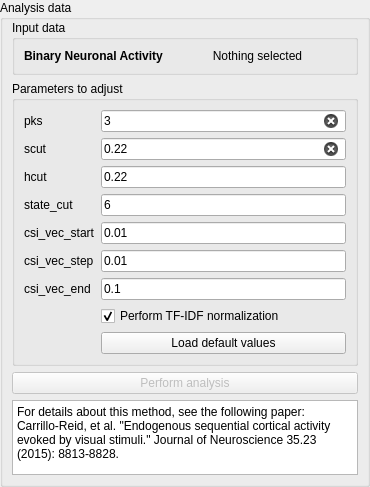
         <widget class="QWidget" name="widget_6" native="true">
          <property name="sizePolicy">
           <sizepolicy hsizetype="Maximum" vsizetype="Expanding">
            <horstretch>0</horstretch>
            <verstretch>0</verstretch>
           </sizepolicy>
          </property>
          <layout class="QVBoxLayout" name="verticalLayout_42">
           <property name="spacing">
            <number>0</number>
           </property>
           <property name="leftMargin">
            <number>0</number>
           </property>
           <property name="topMargin">
            <number>0</number>
           </property>
           <property name="rightMargin">
            <number>0</number>
           </property>
           <property name="bottomMargin">
            <number>0</number>
           </property>
           <item>
            <widget class="QGroupBox" name="groupBox_17">
             <property name="sizePolicy">
              <sizepolicy hsizetype="Preferred" vsizetype="Expanding">
               <horstretch>0</horstretch>
               <verstretch>0</verstretch>
              </sizepolicy>
             </property>
             <property name="minimumSize">
              <size>
               <width>370</width>
               <height>0</height>
              </size>
             </property>
             <property name="maximumSize">
              <size>
               <width>370</width>
               <height>16777215</height>
              </size>
             </property>
             <property name="title">
              <string>Analysis data</string>
             </property>
             <layout class="QVBoxLayout" name="verticalLayout_12">
              <property name="leftMargin">
               <number>9</number>
              </property>
              <property name="topMargin">
               <number>0</number>
              </property>
              <property name="rightMargin">
               <number>9</number>
              </property>
              <property name="bottomMargin">
               <number>9</number>
              </property>
              <item>
               <widget class="QGroupBox" name="groupBox_14">
                <property name="sizePolicy">
                 <sizepolicy hsizetype="Expanding" vsizetype="Minimum">
                  <horstretch>0</horstretch>
                  <verstretch>0</verstretch>
                 </sizepolicy>
                </property>
                <property name="minimumSize">
                 <size>
                  <width>0</width>
                  <height>0</height>
                 </size>
                </property>
                <property name="maximumSize">
                 <size>
                  <width>16777215</width>
                  <height>16777215</height>
                 </size>
                </property>
                <property name="title">
                 <string>Input data</string>
                </property>
                <layout class="QFormLayout" name="formLayout_2">
                 <item row="0" column="0">
                  <widget class="QLabel" name="label_8">
                   <property name="font">
                    <font>
                     <bold>true</bold>
                    </font>
                   </property>
                   <property name="text">
                    <string>Binary Neuronal Activity</string>
                   </property>
                  </widget>
                 </item>
                 <item row="0" column="1">
                  <widget class="QLabel" name="lbl_sdv_spikes_selected">
                   <property name="text">
                    <string>Nothing selected</string>
                   </property>
                   <property name="alignment">
                    <set>Qt::AlignCenter</set>
                   </property>
                  </widget>
                 </item>
                </layout>
               </widget>
              </item>
              <item>
               <widget class="QGroupBox" name="groupBox_15">
                <property name="sizePolicy">
                 <sizepolicy hsizetype="Expanding" vsizetype="Expanding">
                  <horstretch>0</horstretch>
                  <verstretch>0</verstretch>
                 </sizepolicy>
                </property>
                <property name="minimumSize">
                 <size>
                  <width>0</width>
                  <height>0</height>
                 </size>
                </property>
                <property name="maximumSize">
                 <size>
                  <width>16777215</width>
                  <height>16777215</height>
                 </size>
                </property>
                <property name="title">
                 <string>Parameters to adjust</string>
                </property>
                <layout class="QFormLayout" name="formLayout">
                 <item row="0" column="0">
                  <widget class="QLabel" name="svd_lbl_pks">
                   <property name="toolTip">
                    <string>Minimul amount of active neurons in a single
population vector to be considered as significative.
Leave it empty for an automatic threshold.</string>
                   </property>
                   <property name="toolTipDuration">
                    <number>5000</number>
                   </property>
                   <property name="text">
                    <string>pks</string>
                   </property>
                  </widget>
                 </item>
                 <item row="0" column="1">
                  <widget class="QLineEdit" name="svd_edit_pks">
                   <property name="text">
                    <string>3</string>
                   </property>
                   <property name="clearButtonEnabled">
                    <bool>true</bool>
                   </property>
                  </widget>
                 </item>
                 <item row="2" column="0">
                  <widget class="QLabel" name="svd_lbl_scut">
                   <property name="toolTip">
                    <string>This is a threshold of coactivity. Suggested range 0.22-0.25
Leave it empty if you want an automated threshold.</string>
                   </property>
                   <property name="toolTipDuration">
                    <number>5000</number>
                   </property>
                   <property name="text">
                    <string>scut</string>
                   </property>
                  </widget>
                 </item>
                 <item row="2" column="1">
                  <widget class="QLineEdit" name="svd_edit_scut">
                   <property name="text">
                    <string>0.22</string>
                   </property>
                   <property name="clearButtonEnabled">
                    <bool>true</bool>
                   </property>
                  </widget>
                 </item>
                 <item row="4" column="0">
                  <widget class="QLabel" name="svd_lbl_hcut">
                   <property name="toolTip">
                    <string>Another threshold for coactivity. Further removes noise.</string>
                   </property>
                   <property name="toolTipDuration">
                    <number>5000</number>
                   </property>
                   <property name="text">
                    <string>hcut</string>
                   </property>
                  </widget>
                 </item>
                 <item row="4" column="1">
                  <widget class="QLineEdit" name="svd_edit_hcut">
                   <property name="text">
                    <string>0.22</string>
                   </property>
                  </widget>
                 </item>
                 <item row="6" column="0">
                  <widget class="QLabel" name="svd_lbl_statecut">
                   <property name="toolTip">
                    <string>The maximum number of states is a fraction
 of the total number of cells.
This statates the maximum number of states. </string>
                   </property>
                   <property name="toolTipDuration">
                    <number>5000</number>
                   </property>
                   <property name="text">
                    <string>state_cut</string>
                   </property>
                  </widget>
                 </item>
                 <item row="6" column="1">
                  <widget class="QLineEdit" name="svd_edit_statecut">
                   <property name="text">
                    <string>6</string>
                   </property>
                  </widget>
                 </item>
                 <item row="10" column="1">
                  <widget class="QCheckBox" name="svd_check_tfidf">
                   <property name="toolTip">
                    <string>Wheter of not to perform TF-IDF normalization.
This normalization removes neurons that may appear
in two or more different ensembles.</string>
                   </property>
                   <property name="toolTipDuration">
                    <number>5000</number>
                   </property>
                   <property name="text">
                    <string>Perform TF-IDF normalization</string>
                   </property>
                   <property name="checked">
                    <bool>true</bool>
                   </property>
                  </widget>
                 </item>
                 <item row="12" column="1">
                  <widget class="QPushButton" name="svd_btn_defaults">
                   <property name="toolTip">
                    <string>Load default parameters.</string>
                   </property>
                   <property name="toolTipDuration">
                    <number>5000</number>
                   </property>
                   <property name="text">
                    <string>Load default values</string>
                   </property>
                  </widget>
                 </item>
                 <item row="8" column="0">
                  <widget class="QLabel" name="svd_lbl_csistep">
                   <property name="text">
                    <string>csi_vec_step</string>
                   </property>
                  </widget>
                 </item>
                 <item row="7" column="0">
                  <widget class="QLabel" name="svd_lbl_csistart">
                   <property name="text">
                    <string>csi_vec_start</string>
                   </property>
                  </widget>
                 </item>
                 <item row="9" column="0">
                  <widget class="QLabel" name="svd_lbl_csiend">
                   <property name="text">
                    <string>csi_vec_end</string>
                   </property>
                  </widget>
                 </item>
                 <item row="7" column="1">
                  <widget class="QLineEdit" name="svd_edit_csistart">
                   <property name="text">
                    <string>0.01</string>
                   </property>
                   <property name="placeholderText">
                    <string/>
                   </property>
                  </widget>
                 </item>
                 <item row="8" column="1">
                  <widget class="QLineEdit" name="svd_edit_csistep">
                   <property name="text">
                    <string>0.01</string>
                   </property>
                  </widget>
                 </item>
                 <item row="9" column="1">
                  <widget class="QLineEdit" name="svd_edit_csiend">
                   <property name="text">
                    <string>0.1</string>
                   </property>
                  </widget>
                 </item>
                </layout>
               </widget>
              </item>
              <item>
               <widget class="QPushButton" name="btn_run_svd">
                <property name="enabled">
                 <bool>false</bool>
                </property>
                <property name="text">
                 <string>Perform analysis</string>
                </property>
               </widget>
              </item>
              <item>
               <widget class="QPlainTextEdit" name="plainTextEdit">
                <property name="sizePolicy">
                 <sizepolicy hsizetype="Expanding" vsizetype="Expanding">
                  <horstretch>0</horstretch>
                  <verstretch>0</verstretch>
                 </sizepolicy>
                </property>
                <property name="minimumSize">
                 <size>
                  <width>0</width>
                  <height>0</height>
                 </size>
                </property>
                <property name="maximumSize">
                 <size>
                  <width>16777215</width>
                  <height>75</height>
                 </size>
                </property>
                <property name="readOnly">
                 <bool>true</bool>
                </property>
                <property name="plainText">
                 <string>For details about this method, see the following paper:
Carrillo-Reid, et al. &quot;Endogenous sequential cortical activity evoked by visual stimuli.&quot; Journal of Neuroscience 35.23 (2015): 8813-8828.</string>
                </property>
               </widget>
              </item>
             </layout>
            </widget>
           </item>
          </layout>
         </widget>
